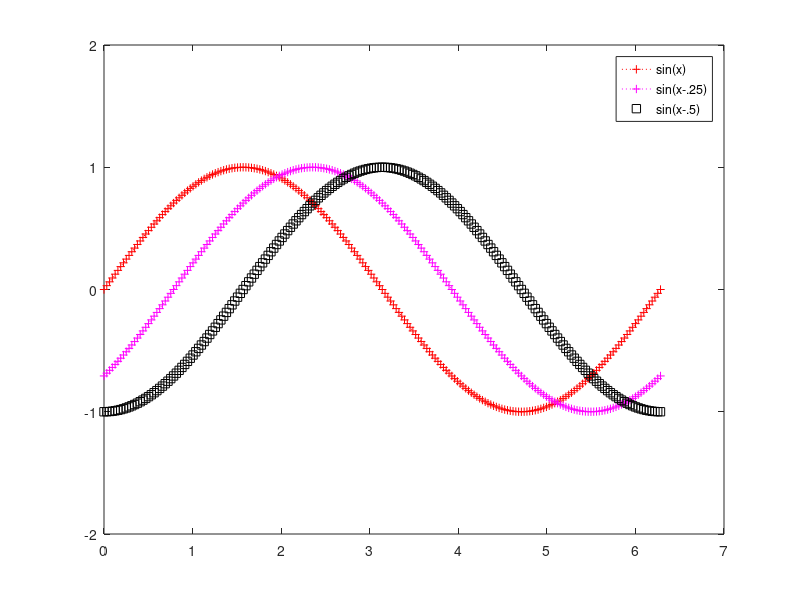

Recreate this plot in MATLAB.
x = 0:pi/100:2*pi;
y = sin(x);
y2 = sin(x- 0.25*pi);
y3 = sin(x-0.5*pi);
plot(x,y,'r:+',x,y2,'m:+',x,y3,'ks')
axis([0 7 -2 2])
legend('sin(x)','sin(x-.25)','sin(x-.5)')

